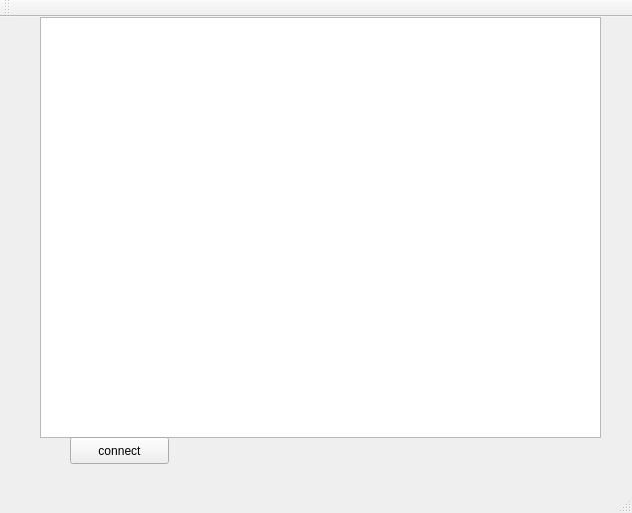
<?xml version="1.0" encoding="UTF-8"?>
<ui version="4.0">
 <class>MainWindow</class>
 <widget class="QMainWindow" name="MainWindow">
  <property name="geometry">
   <rect>
    <x>0</x>
    <y>0</y>
    <width>632</width>
    <height>513</height>
   </rect>
  </property>
  <property name="windowTitle">
   <string>MainWindow</string>
  </property>
  <widget class="QWidget" name="centralWidget">
   <widget class="QTextEdit" name="info">
    <property name="geometry">
     <rect>
      <x>40</x>
      <y>0</y>
      <width>561</width>
      <height>421</height>
     </rect>
    </property>
   </widget>
   <widget class="QPushButton" name="pushButton">
    <property name="geometry">
     <rect>
      <x>70</x>
      <y>420</y>
      <width>99</width>
      <height>27</height>
     </rect>
    </property>
    <property name="text">
     <string>connect</string>
    </property>
   </widget>
  </widget>
  <widget class="QMenuBar" name="menuBar">
   <property name="geometry">
    <rect>
     <x>0</x>
     <y>0</y>
     <width>632</width>
     <height>25</height>
    </rect>
   </property>
  </widget>
  <widget class="QToolBar" name="mainToolBar">
   <attribute name="toolBarArea">
    <enum>TopToolBarArea</enum>
   </attribute>
   <attribute name="toolBarBreak">
    <bool>false</bool>
   </attribute>
  </widget>
  <widget class="QStatusBar" name="statusBar"/>
 </widget>
 <layoutdefault spacing="6" margin="11"/>
 <resources/>
 <connections/>
</ui>
